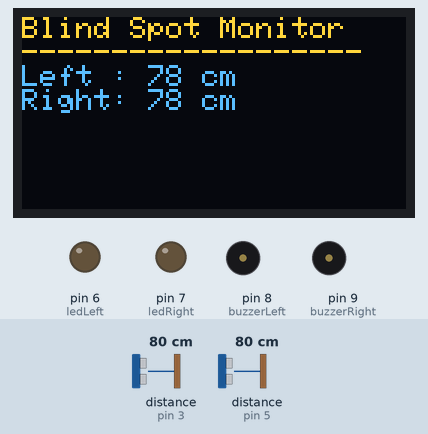
A sketch run on a simulated Arduino Uno, built with avr-gcc and run on an emulated ATmega328P. Shown: 128×64 one-colour display, output pins drawn as LEDs (lit = HIGH), buzzer (waves = sounding, pin HIGH). Wiring (inferred from the names in the program): 2 × ultrasonic range finder: trigger pin 2, echo pin 3 / trigger pin 4, echo pin 5. Inputs (shaded band) come from the test bench; at power-on: distance to the obstacle (sensors on pin 5, pin 3) 80 cm. The echo pulse lasts 58.3 µs per cm; the OLED is the two-colour kind (top 16 rows yellow); pins used as bus, display or sensor lines are not drawn; what the sketch prints to the serial monitor is not drawn.

Above: at 1.2 s.
1.3 s: distance to the obstacle (sensor on pin 5) set to 36 cm
At 2.5 s:
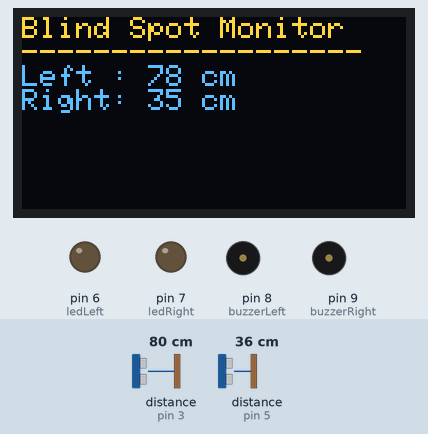
2.9 s: distance to the obstacle (sensor on pin 5) set to 28 cm
At 4.3 s:
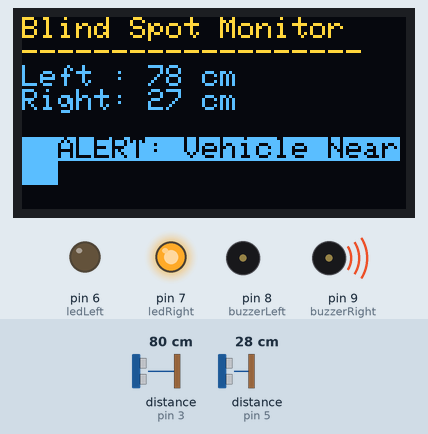
5.3 s: distance to the obstacle (sensor on pin 5) set to 60 cm
At 6.6 s:
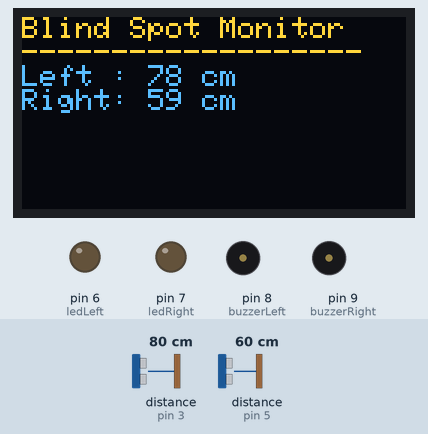
7.0 s: distance to the obstacle (sensor on pin 3) set to 34 cm
At 8.2 s:
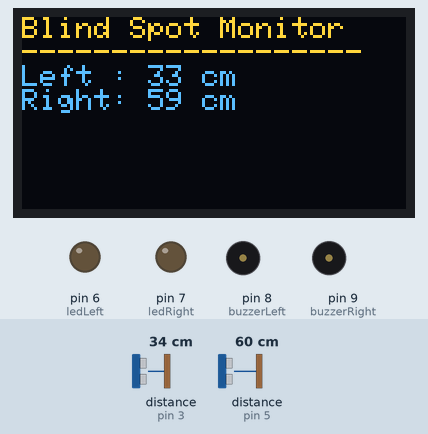
8.7 s: distance to the obstacle (sensor on pin 3) set to 28 cm
At 9.6 s:
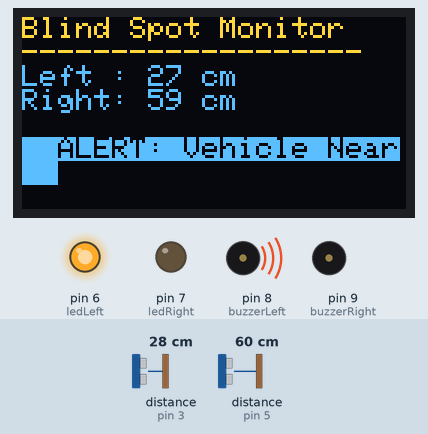
10.4 s: distance to the obstacle (sensor on pin 5) set to 2 cm
At 11.6 s:
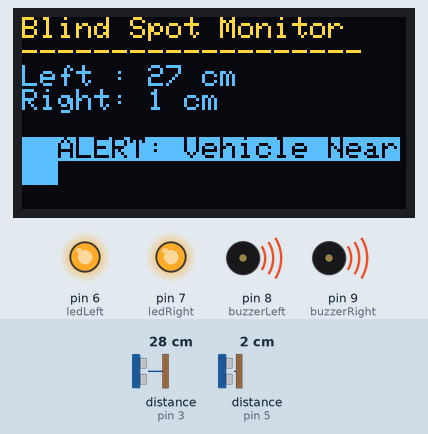
Timing chart, 0 to 13.2 s (numbered marks = the images above; inputs shaded):
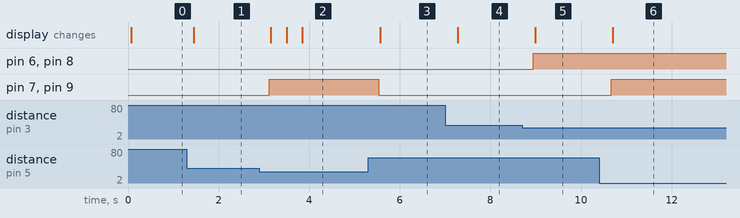

Measured:
- the behaviour switches between 32 and 31 cm on distance to the obstacle (sensor on pin 5) (found by bisection; images 1 and 2)
- the behaviour switches between 32 and 31 cm on distance to the obstacle (sensor on pin 3) (found by bisection; images 4 and 5)
- after the input at 1.3 s, the display: changes after 0.15 s (image 1)
- after the input at 2.9 s, pin 7 (ledRight), pin 9 (buzzerRight): LOW → HIGH after 0.22 s; the display: changes after 0.26 s (image 2)
- after the input at 5.3 s, pin 7 (ledRight), pin 9 (buzzerRight): HIGH → LOW after 0.24 s; the display: changes after 0.27 s (image 3)
- after the input at 7.0 s, the display: changes after 0.28 s (image 4)
- after the input at 8.7 s, pin 6 (ledLeft), pin 8 (buzzerLeft): LOW → HIGH after 0.25 s; the display: changes after 0.28 s (image 5)
- after the input at 10.4 s, pin 7 (ledRight), pin 9 (buzzerRight): LOW → HIGH after 0.27 s; the display: changes after 0.30 s (image 6)

The sketch:

Blind_Spot_Detection_System.ino
```cpp
#include <Adafruit_GFX.h>
#include <Adafruit_SSD1306.h>
#include <Wire.h>

// OLED setup
#define SCREEN_WIDTH 128
#define SCREEN_HEIGHT 64
#define OLED_RESET    -1  // Required for Wokwi

Adafruit_SSD1306 display(SCREEN_WIDTH, SCREEN_HEIGHT, &Wire, OLED_RESET);

// Ultrasonic Sensor Pins
const int trigLeft = 2;
const int echoLeft = 3;
const int trigRight = 4;
const int echoRight = 5;

// LED Pins
const int ledLeft = 6;
const int ledRight = 7;

// Buzzer Pins (optional)
const int buzzerLeft = 8;
const int buzzerRight = 9;

const int threshold = 30; // cm

void setup() {
  Serial.begin(9600);

  pinMode(trigLeft, OUTPUT);
  pinMode(echoLeft, INPUT);
  pinMode(trigRight, OUTPUT);
  pinMode(echoRight, INPUT);

  pinMode(ledLeft, OUTPUT);
  pinMode(ledRight, OUTPUT);
  pinMode(buzzerLeft, OUTPUT);
  pinMode(buzzerRight, OUTPUT);

  // OLED INIT
  if (!display.begin(SSD1306_SWITCHCAPVCC, 0x3C)) {
    Serial.println(F("SSD1306 allocation failed"));
    while (true);
  }
  display.clearDisplay();
  display.setTextSize(1);
  display.setTextColor(SSD1306_WHITE);
}

long getDistanceCM(int trigPin, int echoPin) {
  digitalWrite(trigPin, LOW);
  delayMicroseconds(2);

  digitalWrite(trigPin, HIGH);
  delayMicroseconds(10);
  digitalWrite(trigPin, LOW);

  long duration = pulseIn(echoPin, HIGH);
  long distance = duration * 0.034 / 2;

  return distance;
}

void loop() {
  long leftDistance = getDistanceCM(trigLeft, echoLeft);
  long rightDistance = getDistanceCM(trigRight, echoRight);

  // Serial Monitor Output
  Serial.print("Left: ");
  Serial.print(leftDistance);
  Serial.print(" cm\tRight: ");
  Serial.print(rightDistance);
  Serial.println(" cm");

  // LED & Buzzer Alerts
  digitalWrite(ledLeft, (leftDistance > 0 && leftDistance <= threshold) ? HIGH : LOW);
  digitalWrite(buzzerLeft, (leftDistance > 0 && leftDistance <= threshold) ? HIGH : LOW);

  digitalWrite(ledRight, (rightDistance > 0 && rightDistance <= threshold) ? HIGH : LOW);
  digitalWrite(buzzerRight, (rightDistance > 0 && rightDistance <= threshold) ? HIGH : LOW);

  // OLED Display Output
  display.clearDisplay();
  display.setCursor(0, 0);
  display.println("Blind Spot Monitor");
  display.println("-------------------");
  display.print("Left : ");
  display.print(leftDistance);
  display.println(" cm");

  display.print("Right: ");
  display.print(rightDistance);
  display.println(" cm");

  if (leftDistance <= threshold || rightDistance <= threshold) {
    display.println();
    display.setTextColor(SSD1306_BLACK, SSD1306_WHITE);  // Inverted
    display.print("  ALERT: Vehicle Near  ");
    display.setTextColor(SSD1306_WHITE);  // Back to normal
  }

  display.display();
  delay(300);
}
```
